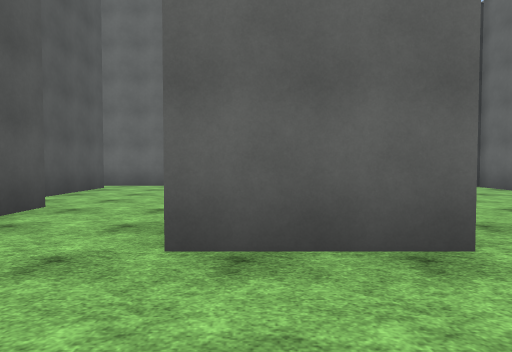
View 1 (above)

19 first-person views from a walk through a Unity game level. The camera is 1.3 m above the floor, tilts 2° down and sees 75° across. The floor is counted in squares, 2 m on a side. Each view is taken from the middle of a square. On the plan, view 1 faces up. The plan holds only what a view shows up to about 10 squares ahead; the rest is blank. The place goes on beyond the plan. The player character is not drawn. Some surface patterns are stand-ins.

View 2
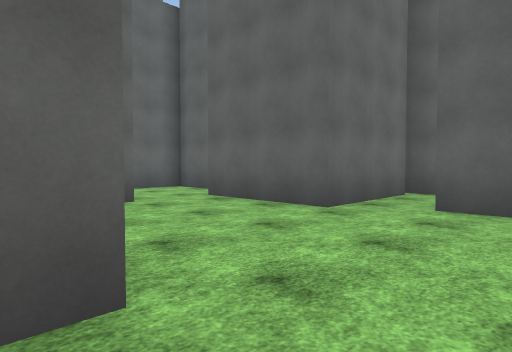

View 3
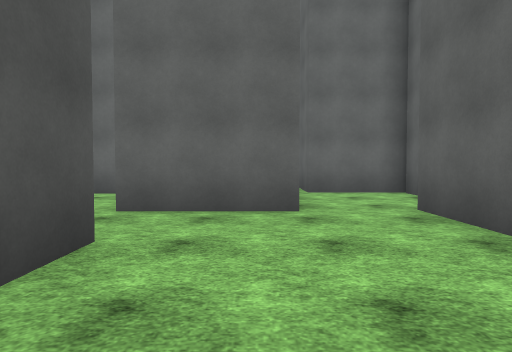

View 4
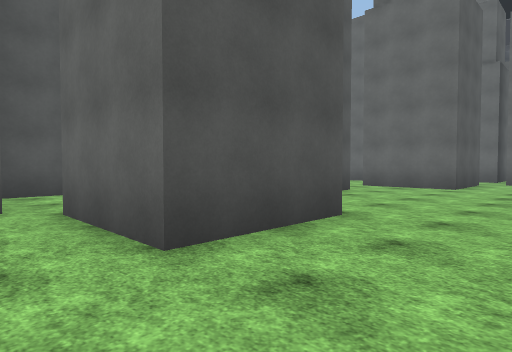

View 5
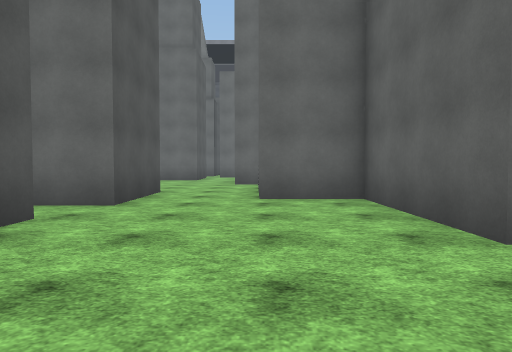

View 6
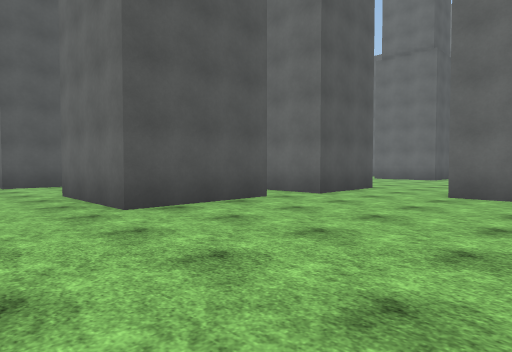

View 7
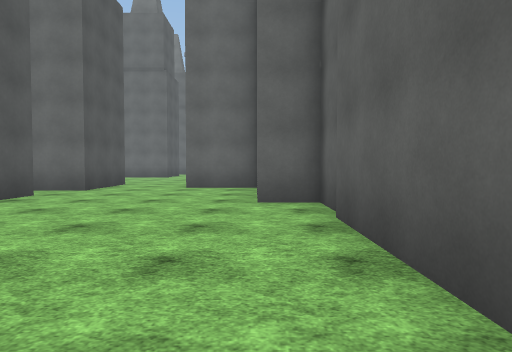

View 8
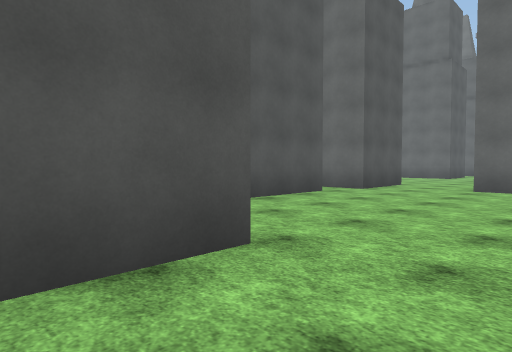

View 9
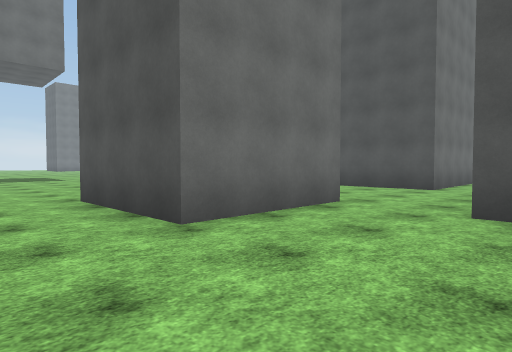

View 10
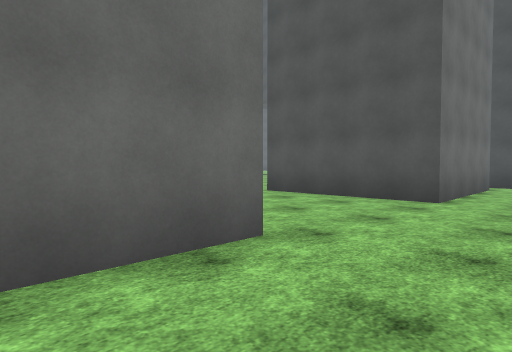

View 11
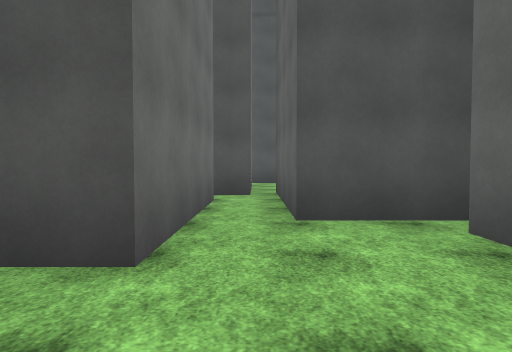

View 12
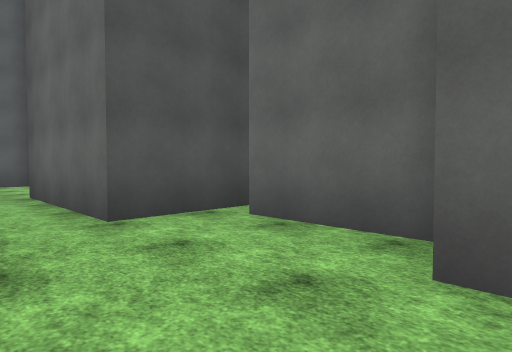

View 13
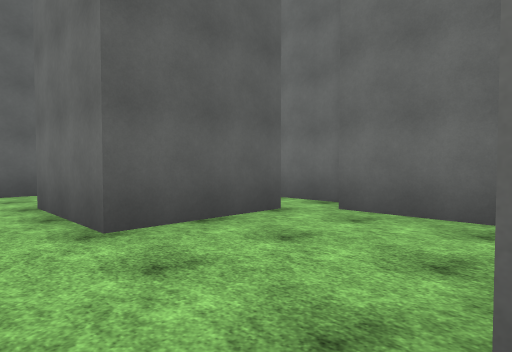

View 14
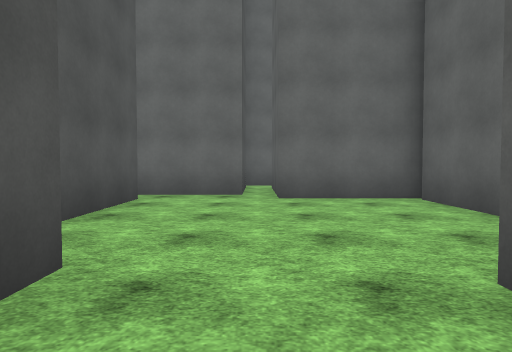

View 15
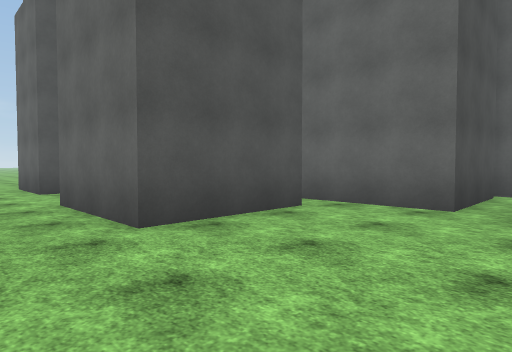

View 16
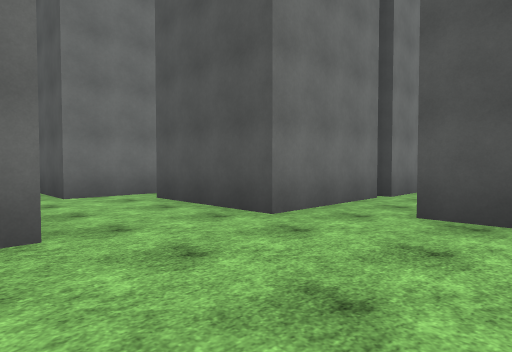

View 17
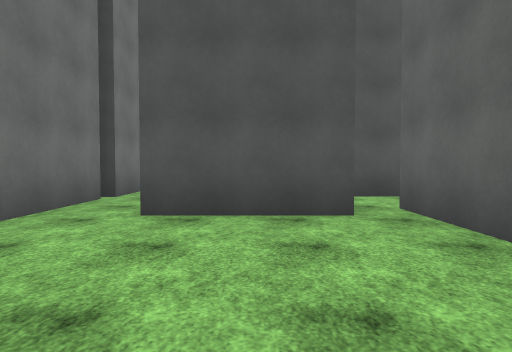

View 18
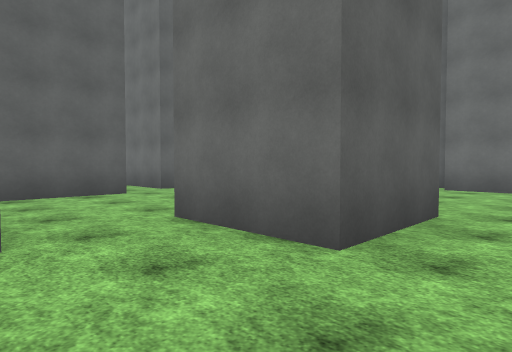

View 19
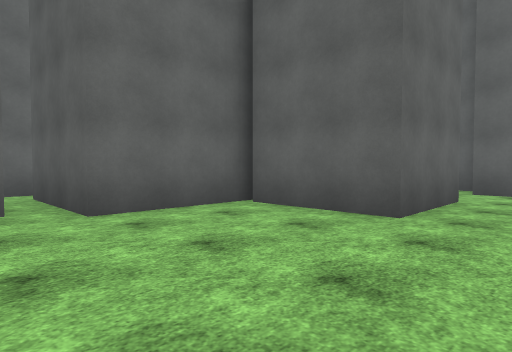

### Floor plan
Points are (right, up) in squares from view 1. A wall is a line through its corners. A room is listed if a view was taken in it or the views show most of it. See-through windows are left out.
Room 1 (views 1, 2, 3)
walls: (1.8, 2.5) (-0.7, 2.5) (-0.7, 3.4); (0.4, 4.8) (1.6, 4.8) (1.6, 3.8); (6.1, -0.1) (6.1, 2.5) (7.7, 2.5); (1.1, -1.7) (1.1, 0.8) (3.8, 0.8); (-1.8, 1.1) (-1.8, -2); (6.4, 6.9) (6.4, 9.6) (4.2, 9.6) (4.2, 11.1); (8.4, 3.8) (5.3, 3.8) (5.3, 6.9); (8.7, 3.2) (8.7, 4); (3.8, 8.8) (3.8, 6.6) (1.1, 6.6); (-1.4, -2.3) (0.6, -2.3)
ways out: opening at (2.5, -2) to room 2; opening at (4.5, 0) to room 2; opening at (-1, 2.5) to room 4; opening at (1, 5.5) to room 4; opening at (4, 10)
Room 2 (views 4, 5, 6, 7, 8, 9, 10)
walls: (3.3, -3) (3.3, -6); (2.8, -8.1) (6, -8.1) (6, -10.5); (9, -8.8) (9, -4.3) (8, -4.3) (8, -0.8) (6, -0.8); (0.7, -3) (2.4, -3); (3.8, 0.8) (3.8, -1.7) (1.1, -1.7)
ways out: opening at (2.5, -2) to room 1; opening at (4.5, 0) to room 1; opening at (3, -7) to room 3
Room 3 (views 11, 12)
walls: (0.1, -5) (-2.2, -5); (3.3, -6) (0.4, -6); (-2.8, -4.2) (-2.8, -6.5) (-6.8, -6.5); (-5.1, -7.8) (-1.1, -7.8) (-1.1, -10.5); (-6, -7.1) (-6, -8)
ways out: opening at (3, -7) to room 2
Room 4 (views 13, 14, 15, 16, 17, 18, 19)
walls: (-4.2, 9.2) (-4.2, 6.6) (-7, 6.6); (-6.4, 5.1) (-3.2, 5.1) (-3.2, 2); (1.1, 6.6) (1.1, 9.2); (-0.7, 3.4) (-0.7, 4.8) (0.4, 4.8); (1.4, 9.4) (-1.6, 9.4) (-1.6, 12.4); (-8.1, 5.1) (-6.6, 5.1); (-6.8, 11) (-6.8, 10); (-2.3, 12.8) (-2.3, 10.1) (-5, 10.1); (-3.7, 1.1) (-1.8, 1.1)
ways out: opening at (-1, 2.5) to room 1; opening at (1, 5.5) to room 1; opening at (-8, 6); opening at (-2, 11.5)

Positions as (right, up) in squares from view 1, and headings:
1: (0, 0), facing up
2: (1, 1), facing up-right
3: (3, 2), facing up
4: (6, -3), facing up-left
5: (6, -7), facing up
6: (8, -8), facing up-left
7: (8, -10), facing up
8: (8, -10), facing up-left
9: (8, -5), facing down-left
10: (5, -6), facing down-left
11: (1, -7), facing left
12: (1, -8), facing up-left
13: (-2, 2), facing down-right
14: (-2, 3), facing up
15: (-1, 5), facing up-left
16: (0, 8), facing down-left
17: (0, 8), facing left
18: (-2, 7), facing down-right
19: (-3, 5), facing up-right
